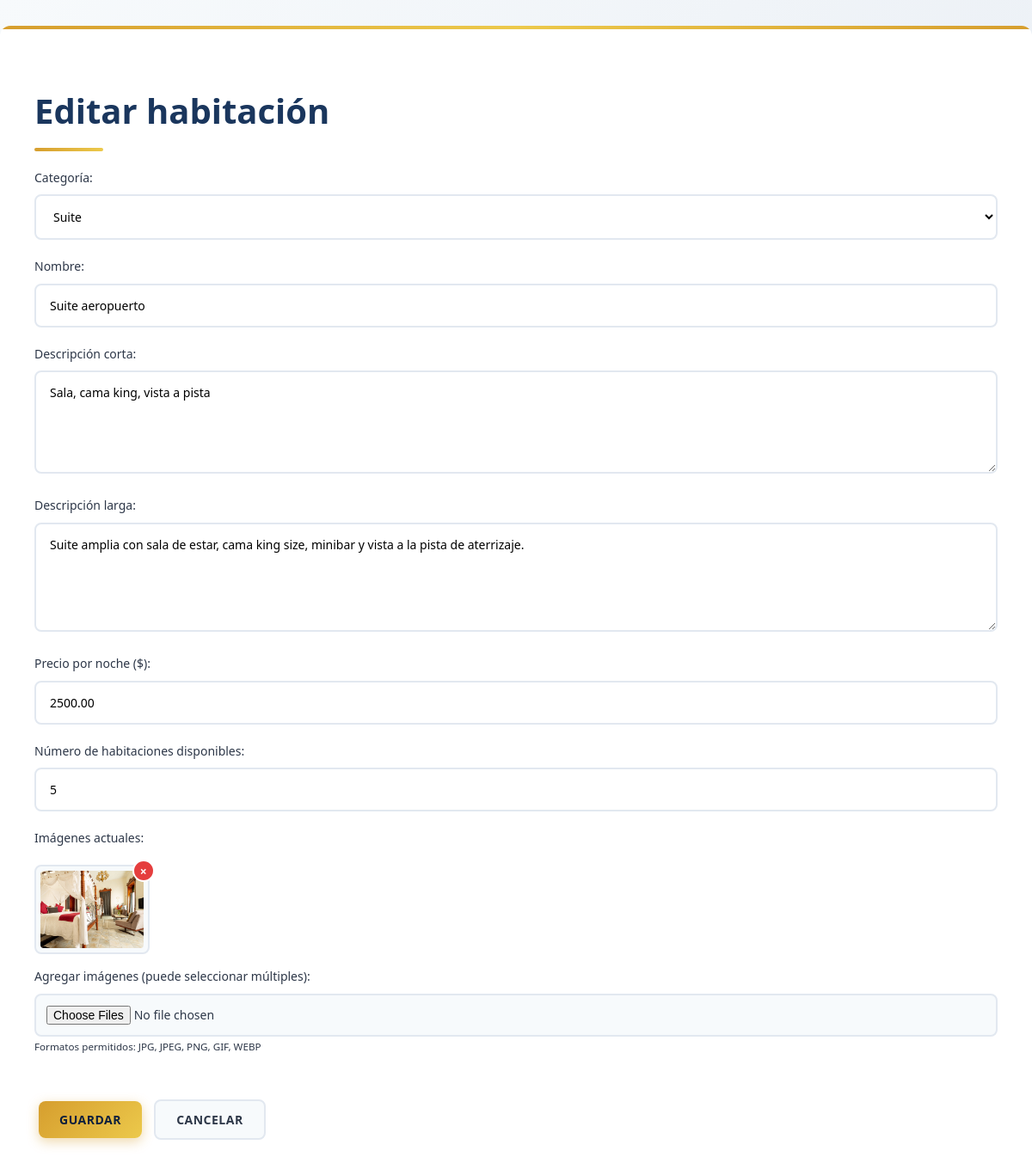
The page /admin/habitaciones_form.php?id=3 (signed in) on the database its author committed.
### tables this page shows
CREATE TABLE IF NOT EXISTS habitaciones (
    id INT AUTO_INCREMENT PRIMARY KEY,
    id_categoria INT NOT NULL,
    nombre VARCHAR(100) NOT NULL,
    descripcion_corta VARCHAR(255) NOT NULL,
    descripcion_larga TEXT,
    precio_noche DECIMAL(10,2) NOT NULL,
    disponibles INT NOT NULL DEFAULT 0,
    imagen VARCHAR(100) NOT NULL,
    CONSTRAINT fk_habitaciones_categorias
      FOREIGN KEY (id_categoria)
      REFERENCES categorias(id)
      ON DELETE CASCADE ON UPDATE CASCADE
);

CREATE TABLE IF NOT EXISTS categorias (
    id INT AUTO_INCREMENT PRIMARY KEY,
    nombre VARCHAR(50) NOT NULL
);

CREATE TABLE IF NOT EXISTS habitacion_imagenes (
    id INT AUTO_INCREMENT PRIMARY KEY,
    id_habitacion INT NOT NULL,
    nombre_archivo VARCHAR(255) NOT NULL,
    fecha_subida TIMESTAMP DEFAULT CURRENT_TIMESTAMP,
    CONSTRAINT fk_imagenes_habitaciones
      FOREIGN KEY (id_habitacion)
      REFERENCES habitaciones(id)
      ON DELETE CASCADE ON UPDATE CASCADE
);

### admin/habitaciones_form.php (the view, shortened to what this page needs)
<?php
require_once __DIR__ . "/../conexion.php";
$id         = $_GET["id"] ?? "";
$editando   = $id !== "";
$datos      = [
    "id_categoria"      => "",
    "nombre"            => "",
    "descripcion_corta" => "",
    "descripcion_larga" => "",
    "precio_noche"      => "",
    "disponibles"       => ""
];
$imagenes_actuales = [];
if ($editando) {
    $stmt = $conexion->prepare(
        "SELECT id_categoria, nombre, descripcion_corta, descripcion_larga,
                precio_noche, disponibles
         FROM habitaciones
         WHERE id = ?"
    );
    $stmt->bind_param("i", $id);
    $stmt->execute();
    $resultado = $stmt->get_result();
    if ($fila = $resultado->fetch_assoc()) {
        $datos = $fila;
    } else {
        $error = "Habitación no encontrada.";
    }
    $tablaImagenesExiste = $conexion->query("SHOW TABLES LIKE 'habitacion_imagenes'")->num_rows > 0;
    if ($tablaImagenesExiste) {
        $stmt = $conexion->prepare("SELECT id, nombre_archivo FROM habitacion_imagenes WHERE id_habitacion = ?");
        $stmt->bind_param("i", $id);
        $stmt->execute();
        $resultado = $stmt->get_result();
        while ($img = $resultado->fetch_assoc()) {
            $imagenes_actuales[] = $img;
        }
    }
}
$categorias = [];
$resCat = $conexion->query("SELECT id, nombre FROM categorias ORDER BY nombre");
while ($row = $resCat->fetch_assoc()) {
    $categorias[] = $row;
}
?>
<!DOCTYPE html>
<html lang="es">
<head>
    <link rel="stylesheet" href="<?php echo $GLOBALS["raiz_sitio"]; ?>css/estilos.css">
</head>
<body>
<div class="contenedor">
    <h1><?php echo $editando ? "Editar" : "Agregar"; ?> habitación</h1>
    <form action="" method="post" enctype="multipart/form-data" onsubmit="return validarHabitacion();">
        <label>Categoría:
            <select name="id_categoria" id="id_categoria" required>
                <?php foreach ($categorias as $cat): ?>
                    <option value="<?php echo (int)$cat["id"]; ?>"
                        <?php echo ($cat["id"] == $datos["id_categoria"]) ? "selected" : ""; ?>>
                        <?php echo htmlspecialchars($cat["nombre"]); ?>
                    </option>
                <?php endforeach; ?>
            </select>
        </label>
        <label>Nombre:
            <input type="text" name="nombre" id="nombre_hab"
                   value="<?php echo htmlspecialchars($datos["nombre"]); ?>" required>
        </label>
        <label>Descripción corta:
            <textarea name="descripcion_corta" id="descripcion_corta" rows="3" required><?php
                echo htmlspecialchars($datos["descripcion_corta"]);
            ?></textarea>
        </label>
        <label>Descripción larga:
            <textarea name="descripcion_larga" id="descripcion_larga" rows="5"><?php
                echo htmlspecialchars($datos["descripcion_larga"]);
            ?></textarea>
        </label>
        <label>Precio por noche ($):
            <input type="number" step="0.01" min="0.01" name="precio_noche" id="precio_noche"
                   value="<?php echo htmlspecialchars($datos["precio_noche"]); ?>" required>
        </label>
        <label>Número de habitaciones disponibles:
            <input type="number" min="0" name="disponibles" id="disponibles"
                   value="<?php echo htmlspecialchars($datos["disponibles"]); ?>">
        </label>
        <?php if ($editando && !empty($imagenes_actuales)): ?>
            <label>Imágenes actuales:</label>
            <div class="galeria-imagenes">
                <?php foreach ($imagenes_actuales as $img): ?>
                    <div class="imagen-item">
                        <img src="<?php echo $GLOBALS["raiz_sitio"]; ?>imagenes/<?php echo htmlspecialchars($img["nombre_archivo"]); ?>"
                             alt="Imagen habitación">
                        <button type="button" class="btn-eliminar"
                                onclick="confirmarEliminarImagen(<?php echo (int)$img['id']; ?>);"
                                title="Eliminar imagen">×</button>
                    </div>
                <?php endforeach; ?>
            </div>
        <?php endif; ?>
        <label>Agregar imágenes (puede seleccionar múltiples):
            <input type="file" name="imagenes[]" id="imagenes" accept="image/*" multiple
                   onchange="mostrarPrevisualizacion(this);">
            <small>Formatos permitidos: JPG, JPEG, PNG, GIF, WEBP</small>
        </label>
        <br>
        <button type="submit">Guardar</button>
        <a href="habitaciones_listar.php"><button type="button">Cancelar</button></a>
    </form>
</div>
</body>
</html>

### css/estilos.css (style rules this page uses)
:root { --color-primario: #1a365d; --color-primario-claro: #2c5282; --color-primario-oscuro: #0d1f3c; --color-acento: #d69e2e; --color-acento-claro: #ecc94b; --color-acento-hover: #b7791f; --color-fondo: #f7fafc; --color-blanco: #ffffff; --color-texto: #2d3748; --color-texto-claro: #718096; --color-exito: #38a169; --color-exito-fondo: #c6f6d5; --color-error: #e53e3e; --color-error-fondo: #fed7d7; --sombra-suave: 0 4px 6px -1px rgba(0, 0, 0, 0.1), 0 2px 4px -1px rgba(0, 0, 0, 0.06); --sombra-media: 0 10px 15px -3px rgba(0, 0, 0, 0.1), 0 4px 6px -2px rgba(0, 0, 0, 0.05); --sombra-fuerte: 0 20px 25px -5px rgba(0, 0, 0, 0.1), 0 10px 10px -5px rgba(0, 0, 0, 0.04); --transicion: all 0.3s cubic-bezier(0.4, 0, 0.2, 1); --radio-borde: 12px; }
* { box-sizing: border-box; }
body { font-family: 'Segoe UI', system-ui, -apple-system, sans-serif; margin: 0; padding: 0; background: linear-gradient(135deg, var(--color-fondo) 0%, #e2e8f0 100%); color: var(--color-texto); line-height: 1.6; min-height: 100vh; }
.contenedor { max-width: 1200px; margin: 30px auto; background: var(--color-blanco); padding: 40px; border-radius: var(--radio-borde); box-shadow: var(--sombra-media); animation: fadeInUp 0.6s ease-out; position: relative; overflow: hidden; }
.contenedor::before { content: ''; position: absolute; top: 0; left: 0; right: 0; height: 4px; background: linear-gradient(90deg, var(--color-acento), var(--color-acento-claro), var(--color-acento)); }
h1 { color: var(--color-primario); font-size: 2.5rem; font-weight: 700; margin-bottom: 20px; position: relative; padding-bottom: 15px; animation: fadeInUp 0.5s ease-out; }
h1::after { content: ''; position: absolute; bottom: 0; left: 0; width: 80px; height: 4px; background: linear-gradient(90deg, var(--color-acento), var(--color-acento-claro)); border-radius: 2px; }
.galeria-imagenes { display: flex; flex-wrap: wrap; gap: 12px; margin: 15px 0; }
.imagen-item { position: relative; border: 2px solid #e2e8f0; padding: 5px; background: var(--color-fondo); border-radius: 8px; transition: var(--transicion); }
.imagen-item img { width: 120px; height: 90px; object-fit: cover; display: block; border-radius: 4px; }
.imagen-item .btn-eliminar { position: absolute; top: -8px; right: -8px; background: var(--color-error); color: var(--color-blanco); border: 2px solid var(--color-blanco); border-radius: 50%; width: 26px; height: 26px; cursor: pointer; font-size: 14px; display: flex; align-items: center; justify-content: center; transition: var(--transicion); padding: 0; margin: 0; }
form { animation: fadeInUp 0.5s ease-out; }
label { display: block; margin-bottom: 20px; font-weight: 500; color: var(--color-texto); font-size: 14px; }
input[type="text"], input[type="password"], input[type="number"], input[type="email"], input[type="file"], textarea, select { width: 100%; padding: 14px 16px; border: 2px solid #e2e8f0; border-radius: 8px; font-size: 14px; font-family: inherit; transition: var(--transicion); background: var(--color-blanco); margin-top: 8px; }
textarea { min-height: 120px; resize: vertical; }
input[type="file"] { padding: 12px; background: var(--color-fondo); cursor: pointer; }
button { padding: 12px 24px; margin: 5px; cursor: pointer; border: none; border-radius: 8px; font-size: 14px; font-weight: 600; font-family: inherit; transition: var(--transicion); text-transform: uppercase; letter-spacing: 0.5px; position: relative; overflow: hidden; }
button::before { content: ''; position: absolute; top: 50%; left: 50%; width: 0; height: 0; background: rgba(255, 255, 255, 0.3); border-radius: 50%; transform: translate(-50%, -50%); transition: width 0.6s, height 0.6s; }
button[type="submit"], button:not([type]) { background: linear-gradient(135deg, var(--color-acento) 0%, var(--color-acento-claro) 100%); color: var(--color-primario-oscuro); box-shadow: 0 4px 14px rgba(214, 158, 46, 0.4); }
button[type="button"] { background: var(--color-fondo); color: var(--color-texto); border: 2px solid #e2e8f0; }
a button { display: inline-block; }
a { text-decoration: none; }
[title] { position: relative; cursor: help; }
html { scroll-behavior: smooth; }

### rows shown on the page
habitaciones: id_categoria "Suite", nombre "Suite aeropuerto", descripcion_corta "Sala, cama king, vista a pista", descripcion_larga "Suite amplia con sala de estar, cama king size, minibar y vista a la pista de aterrizaje.", precio_noche "2500.00", disponibles "5"
habitacion_imagenes: nombre_archivo (picture)
